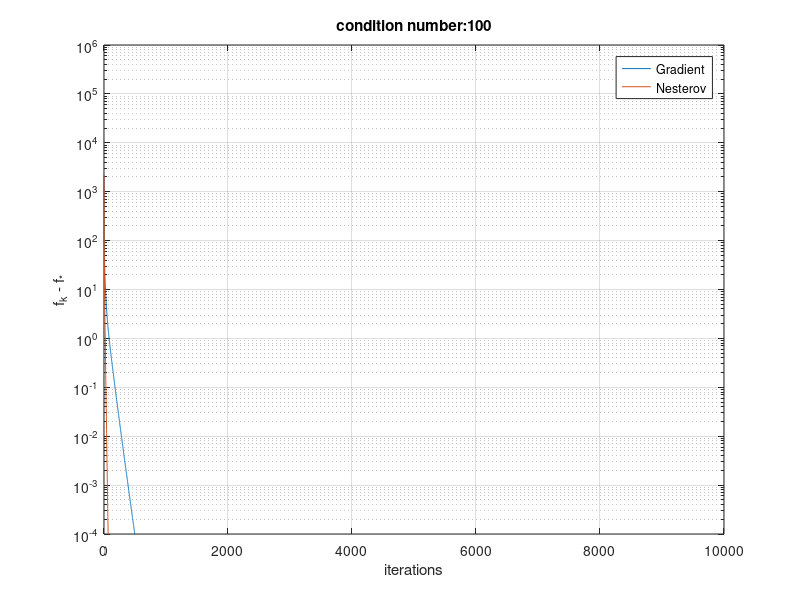
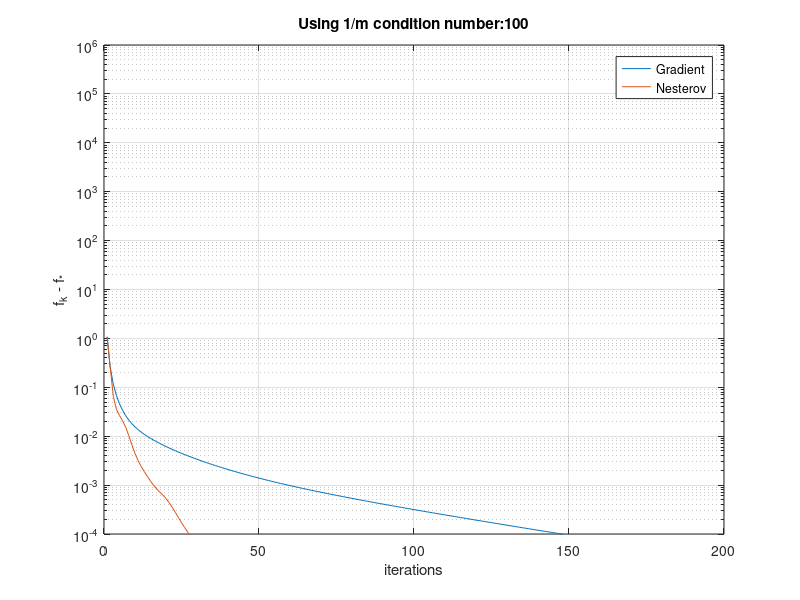

MATLAB code to generate these figures, in order:
clc, clear all, close all

%%Check gradient and nesterov for 1/2||Ax - b||2^2 and  1/(2m)||Ax - b||2^2 

%creation of data
m = 2000;
n = 100;
MAX_OUTER_ITER = 10000;

%creation of matrix A with specific eigenvalues
A_tmp = randn(m,n);
[U,S,V] = svd(A_tmp,'econ');
lambda_min = 1;
lambda_max = 10;
eigs = lambda_min + (lambda_max - lambda_min)*rand(n-2,1);
eig_A = [lambda_min; lambda_max; eigs];
Sigma = diag(eig_A);
A = U*Sigma*V';

%Normalize the rows of A to unit norm 
%A = normalize(A);

%vector of parameters
b = rand(m,1);
%or
%b = A*randn(n,1);

%Problem parameters
Hessian = A'*A;
mu = min(svd(Hessian));
L = max(svd(Hessian));
condition = L/mu;

A_t_b = A'*b;
%initial point
x_init_all = randn(n,1);

%Optimal
x_star = inv(Hessian)*A_t_b;
f_star1 = (1/(2))*norm(A*x_star - b)^2;
f_star2 = (1/(2*m))*norm(A*x_star - b)^2;

ep = 10^(-4);
%%%%%%%%%%%%%%%%%%%%%%%%%%%%%%%%%%%%%%%%%%%%%%%%%%%%%%%%%%%%
%%              without 1/m


tic();
x_gd = [];
x_gd(:,1) = x_init_all;


iter = 1;
f_val_gd_init = (1/(2))*norm(A*x_gd(:,1) - b)^2;
f_val_gd(iter) = f_val_gd_init;

eta_gd = 1/(L);

while(1)

    grad_f = Hessian*x_gd(:,iter) - A_t_b;
    x_gd(:,iter+1) = x_gd(:,iter) - eta_gd*grad_f;
    
    f_val_gd(iter+1) = (1/(2))*norm(A*x_gd(:,iter+1) - b)^2;
    
    crit_gd = norm(x_gd(:,iter+1) - x_gd(:,iter))/norm(x_gd(:,iter));
    
    if((f_val_gd(iter+1) - f_star1 < ep) ||  iter > MAX_OUTER_ITER)% crit_gd < ep || iter > MAX_OUTER_ITER)
        break;
    end
    
    iter = iter + 1;
        
end

fprintf('Gradient');
time_gd = toc 


%%Accelerated Gradient Descend
tic();
iter = 1;
x_nes(:,iter) = x_init_all;
y(:,iter) = x_init_all;

f_val_nes_init = (1/(2))*norm(A*x_nes(:,iter) - b)^2;
f_val_nes(iter) = f_val_nes_init;

Q= mu/L;
b_par = (1-sqrt(Q))/(1+sqrt(Q));

%Nesterov main loop 

while(1)

    x_nes(:,iter+1) = y(:,iter) - (1/(L))*(Hessian*y(:,iter) - A_t_b);
    
    y(:,iter+1) = x_nes(:,iter+1) + b_par*(x_nes(:,iter+1) - x_nes(:,iter));

    f_val_nes(iter+1) = (1/(2))*norm(A*x_nes(:,iter+1) - b)^2;
    
    crit_nes = norm(x_nes(:,iter+1) - x_nes(:,iter))/norm(x_nes(:,iter));
    
    if((f_val_nes(iter+1) - f_star1 < ep) ||  iter > MAX_OUTER_ITER)%crit_nes < ep || iter > MAX_OUTER_ITER)%abs(f_val_nes(k) - f_star) < ep)
        break;
    end
    
    iter = iter + 1;
    
end
%%%%%%%%%%%%%%%%%%%%%%%%%%%%%%%%%%%%%%
fprintf('Nesterov');
time_nes = toc 

%%%%%%%%%%%%%%%%%%%%%%%%%%%%%%%%%%%%%%%%%%%%%%%%%%%%%%%%%%%%
%%          with 1/m

tic();
x_gd_w = [];
x_gd_w(:,1) = x_init_all;


iter = 1;
f_val_gd_init_w = (1/(2*m))*norm(A*x_gd_w(:,1) - b)^2;
f_val_gd_w(iter) = f_val_gd_init_w;

eta_gd = m/(L);

while(1)

    grad_f = (1/m)*(Hessian*x_gd_w(:,iter) - A_t_b);
    x_gd_w(:,iter+1) = x_gd_w(:,iter) - eta_gd*grad_f;
    
    f_val_gd_w(iter+1) = (1/(2*m))*norm(A*x_gd_w(:,iter+1) - b)^2;
    
    crit_gd_w = norm(x_gd_w(:,iter+1) - x_gd_w(:,iter))/norm(x_gd_w(:,iter));
    
    if((f_val_gd_w(iter+1) - f_star2 < ep) ||  iter > MAX_OUTER_ITER)% crit_gd < ep || iter > MAX_OUTER_ITER)
        break;
    end
    
    iter = iter + 1;
        
end

fprintf('Gradient');
time_gd_w = toc 


%%Accelerated Gradient Descend
tic();
iter = 1;
x_nes_w(:,iter) = x_init_all;
y_w(:,iter) = x_init_all;

f_val_nes_init_w = (1/(2*m))*norm(A*x_nes_w(:,iter) - b)^2;
f_val_nes_w(iter) = f_val_nes_init_w;

Q= mu/L;
b_par = (1-sqrt(Q))/(1+sqrt(Q));

%Nesterov main loop 

while(1)

    x_nes_w(:,iter+1) = y_w(:,iter) - (m/(L))*(1/m)*(Hessian*y_w(:,iter) - A_t_b);
    
    y_w(:,iter+1) = x_nes_w(:,iter+1) + b_par*(x_nes_w(:,iter+1) - x_nes_w(:,iter));

    f_val_nes_w(iter+1) = (1/(2*m))*norm(A*x_nes_w(:,iter+1) - b)^2;
    
    crit_nes_w = norm(x_nes_w(:,iter+1) - x_nes_w(:,iter))/norm(x_nes_w(:,iter));
    
    if((f_val_nes_w(iter+1) - f_star2 < ep) ||  iter > MAX_OUTER_ITER)%crit_nes < ep || iter > MAX_OUTER_ITER)%abs(f_val_nes(k) - f_star) < ep)
        break;
    end
    
    iter = iter + 1;
    
end
%%%%%%%%%%%%%%%%%%%%%%%%%%%%%%%%%%%%%%
fprintf('Nesterov');
time_nes_w = toc 

bound_iter_gd = condition*log(1/ep)
bound_iter_nes = sqrt(condition)*log(1/ep)

figure(1)
semilogy(f_val_gd - f_star1);
hold on;
semilogy(f_val_nes - f_star1);
hold off
xlim([0 10^4])
ylim([10^(-4) 10^6])
% set(gca,'XTick',[bound_iter_nes bound_iter_gd],'XTickLabel',{'upper bound nesterov','upper bound gradient'})
legend('Gradient', 'Nesterov');
xlabel('iterations');
ylabel('f_k - f_*');
title(['condition number:', num2str(condition)])
grid on;

figure(2)
semilogy(f_val_gd_w - f_star2);
hold on;
semilogy(f_val_nes_w - f_star2);
hold off
%xlim([0 10^4])
ylim([10^(-4) 10^6])
% set(gca,'XTick',[bound_iter_nes bound_iter_gd],'XTickLabel',{'upper bound nesterov','upper bound gradient'})
legend('Gradient', 'Nesterov');
xlabel('iterations');
ylabel('f_k - f_*');
title(['Using 1/m condition number:', num2str(condition)])
grid on;